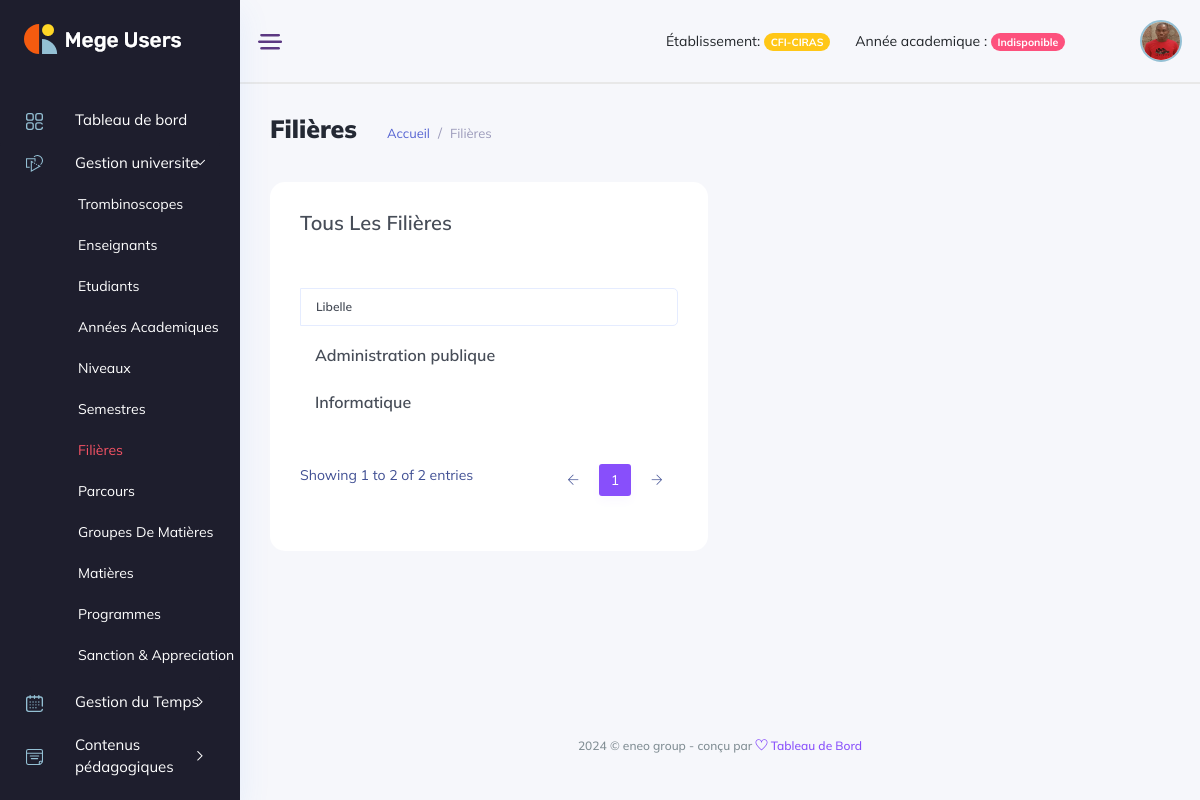
Screenshot of /manager_dashboard/gestion_universite/filières/ (signed in) with the database file from the repository.
### backend/models/user_account.py (models this page shows, shortened)
class User(AbstractBaseUser, PermissionsMixin):
    school = models.ForeignKey(Etablishment, on_delete=models.CASCADE, null=True, blank=True)
    username = models.CharField(max_length=255, unique=True,)
    student = models.OneToOneField(Student, unique=True, on_delete=models.SET_NULL, null=True, blank=True)
    teacher = models.OneToOneField(Teacher, unique=True, on_delete=models.SET_NULL, null=True, blank=True)
    management_profil = models.OneToOneField(ManagementProfil, unique=True, on_delete=models.CASCADE, null=True, blank=True)
    is_active = models.BooleanField(default=True)
    is_admin = models.BooleanField(default=False)
    is_admin_school = models.BooleanField(default=False)
    is_manager = models.BooleanField(default=False)
    is_accountant = models.BooleanField(default=False)
    is_student = models.BooleanField(default=False)
    is_teacher = models.BooleanField(default=False)
    created_at = models.DateTimeField(auto_now_add=True)
    updated_at = models.DateTimeField(auto_now=True)
    objects = UserManager()
    USERNAME_FIELD = 'username'

### backend/models/gestion_ecole.py (models this page shows, shortened)
class Etablishment(models.Model):
    name = models.CharField(max_length=120)
    tel = models.CharField(max_length=20)
    address = models.CharField(max_length=100)
    social_address = models.CharField(max_length=100, blank=True, null=True)
    email = models.EmailField(max_length=200, blank=True, null=True)
    bulletin_foot = models.CharField(max_length=50, blank=True, null=True)
    currency = models.CharField(max_length=50, choices=currencies, blank=True, null=True)
    système = models.CharField(max_length=50, choices=systemes, blank=True, null=True)
    status_fees = models.CharField(max_length=50, choices=statues, blank=True, null=True)
    subscription_fees = models.IntegerField(default=1000, blank=True, null=True)
    month = models.IntegerField(default=9, blank=True, null=True)
    re_registration_fees = models.IntegerField(default=800, blank=True, null=True)

class Sector(models.Model):
    title = models.CharField(max_length=50)
    school = models.ForeignKey(Etablishment, on_delete=models.CASCADE, null=True)
    created_at = models.DateTimeField(auto_now_add=True)
    updated_at = models.DateTimeField(auto_now=True)

### manager_dashboard/views/gestion_universite_view.py (called while the page is built)
    def dispatch(self,request, *args, **kwargs):
        if not request.user.is_authenticated:
            return redirect('backend:login')
        if request.user.is_manager or request.user.is_admin_school:
            return super().dispatch(request, *args, **kwargs)
        return redirect('backend:logout')

    def get(self, request, *args, **kwargs):
        form = SectorForm()
        context = {'sectors':Sector.objects.filter(school=request.user.school), 'form':form}
        return render(request, template_name=self.template, context=context)

### manager_dashboard/templates/manager_dashboard/gestion_universite/filieres.html (shortened to what this page needs)
{% extends '../base.html' %}
{% load static %}
{% block content %}
<div class="main_content_iner overly_inner ">
    <div class="container-fluid p-0 ">
        <div class="row">
            <div class="col-12">
                <div class="page_title_box d-flex flex-wrap align-items-center justify-content-between">
                    <div class="page_title_left d-flex align-items-center">
                        <h3 class="f_s_25 f_w_700 dark_text mr_30">Filières</h3>
                        <ol class="breadcrumb page_bradcam mb-0">
                            <li class="breadcrumb-item"><a class='text-primary' href='{% url "manager_dashboard:index" %}'>Accueil</a></li>
                            <li class="breadcrumb-item"><a href="">Filières</a></li>
                        </ol>
                    </div>
                </div>
            </div>
        </div>
        <div class="row">
            <div class="col-lg-6">
                <div class="white_card card_height_100 mb_30 pt-4">
                    <div class="white_card_body">
                        <div class="QA_section">
                            <div class="white_box_tittle list_header">
                                <h4>Tous Les Filières </h4>
                            </div>
                            <div class="QA_table mb_30">
                                <table class="table lms_table_active ">
                                    <thead>
                                        <tr>
                                            <th scope="col">Libelle</th>
                                        </tr>
                                    </thead>
                                    <tbody id="elementList">
                                        {% for sector in sectors %}
                                            <tr data-id="{{ sector.id }}">
                                                <td> <h6> {{sector.title }} <h6></td>
                                            </tr>
                                        {% endfor %}
                                    </tbody>
                                </table>
                            </div>
                        </div>
                    </div>
                </div>
            </div>
        </div>
    </div>
</div>
{% endblock content %}

### manager_dashboard/templates/manager_dashboard/base.html (shortened to what this page needs)
<!DOCTYPE html>
{% load static %}
<html lang="fr">
<head>
    <link rel="stylesheet" href="{% static 'css/bootstrap1.min.css' %}" />
    <link rel="stylesheet" href="{% static 'vendors/themefy_icon/themify-icons.css' %}" />
    <link rel="stylesheet" href="{% static 'vendors/niceselect/css/nice-select.css' %}" />
    <link rel="stylesheet" href="{% static 'vendors/owl_carousel/css/owl.carousel.css' %}" />
    <link rel="stylesheet" href="{% static 'vendors/gijgo/gijgo.min.css' %}" />
    <link rel="stylesheet" href="{% static 'vendors/font_awesome/css/all.min.css' %}" />
    <link rel="stylesheet" href="{% static 'vendors/tagsinput/tagsinput.css' %}" />
    <link rel="stylesheet" href="{% static 'vendors/datepicker/date-picker.css' %}" />
    <link rel="stylesheet" href="{% static 'vendors/vectormap-home/vectormap-2.0.2.css' %}" />
    <link rel="stylesheet" href="{% static 'vendors/scroll/scrollable.css' %}" />
    <link rel="stylesheet" href="{% static 'vendors/datatable/css/jquery.dataTables.min.css' %}" />
    <link rel="stylesheet" href="{% static 'vendors/datatable/css/responsive.dataTables.min.css' %}" />
    <link rel="stylesheet" href="{% static 'vendors/datatable/css/buttons.dataTables.min.css' %}" />
    <link rel="stylesheet" href="{% static 'vendors/text_editor/summernote-bs4.css' %}" />
    <link rel="stylesheet" href="{% static 'vendors/morris/morris.css' %}">
    <link rel="stylesheet" href="{% static 'vendors/material_icon/material-icons.css' %}" />
    <link rel="stylesheet" href="{% static 'css/metisMenu.css' %}">
    <link rel="stylesheet" href="{% static 'css/style1.css' %}" />
    <link rel="stylesheet" href="{% static 'css/colors/default.css' %}" id="colorSkinCSS">
</head>
<body class="crm_body_bg">
    <nav class="sidebar dark_sidebar">
        <div class="logo d-flex justify-content-between">
            <a class="large_logo" href="index-2.html"><img src="{% static 'img/logo_white.png' %}" alt></a>
        </div>
        <ul id="sidebar_menu">
            <li class>
                <a href='{% url "manager_dashboard:index" %}' aria-expanded="false">
                    <div class="nav_icon_small">
                    <img src="{% static 'img/menu-icon/dashboard.svg' %}" alt>
                    </div>
                    <div class="nav_title">
                        <span>Tableau de bord</span>
                    </div>
                </a>
            </li>
            <li class>
                <a class="has-arrow" href="#" aria-expanded="false">
                    <div class="nav_icon_small">
                        <img src="{% static 'img/menu-icon/16.svg' %}" alt>
                    </div>
                    <div class="nav_title">
                        <span>Gestion universite </span>
                    </div>
                </a>
                <ul>
                    <li><a href='{% url "manager_dashboard:trombinoscopes" %}'>Trombinoscopes</a></li>
                    <li><a href='{% url "manager_dashboard:teachers" %}'>Enseignants</a></li>
                    <li><a href='{% url "manager_dashboard:students" %}'>Etudiants</a></li>
                    <li><a href='{% url "manager_dashboard:years" %}'>Années academiques</a></li>
                    <li><a href='{% url "manager_dashboard:levels" %}'>Niveaux</a></li>
                    <li><a href='{% url "manager_dashboard:semesters" %}'>Semestres</a></li>
                    <li><a href='{% url "manager_dashboard:sectors" %}'>Filières</a></li>
                    <li><a href='{% url "manager_dashboard:careers" %}'>Parcours</a></li>
                    <li><a href='{% url "manager_dashboard:group_subjects" %}'>Groupes de Matières</a></li>
                    <li><a href='{% url "manager_dashboard:subjects" %}'>Matières</a></li>
                    <li><a href='{% url "manager_dashboard:programs" %}'>Programmes</a></li>
                    <li><a href='{% url "manager_dashboard:sanction_appreciations" %}'>Sanction & Appreciation</a></li>
                </ul>
            </li>
            <li class>
                <a class="has-arrow" href="#" aria-expanded="false">
                    <div class="nav_icon_small">
                        <img src="{% static 'img/menu-icon/15.svg' %}" alt>
                    </div>
                    <div class="nav_title">
                        <span>Gestion du Temps </span>
                    </div>
                </a>
            </li>
            <li class>
                <a class="has-arrow" href="#" aria-expanded="false">
                    <div class="nav_icon_small">
                        <img src="{% static 'img/menu-icon/11.svg' %}" alt>
                    </div>
                    <div class="nav_title">
                        <span>Contenus pédagogiques </span>
                    </div>
                </a>
            </li>
            <li class>
                <a class="has-arrow" href="#" aria-expanded="false">
                </a>
            </li>
        </ul>
    </nav>
    <section class="main_content dashboard_part large_header_bg">
        <div class="container-fluid g-0">
            <div class="row">
                <div class="col-lg-12 p-0 ">
                    <div class="header_iner d-flex justify-content-between align-items-center">
                        <div class="line_icon open_miniSide d-none d-lg-block">
                            <img src="{% static 'img/line_img.png' %}" alt>
                        </div>
                        <div class="header_right d-flex justify-content-between align-items-center">
                            <div class="header_notification_warp d-flex align-items-center">
                                <li style="margin-right: 25px;">
                                    Établissement: <span class="badge rounded-pill bg-warning">{{user.school.name}}</span>
                                </li>
                                <li style="margin-right: 25px;">
                                    Année academique :
                                    {% if request.session.academic_year %}
                                        {% with academic_year=request.session.academic_year %}
                                            <span class="badge rounded-pill bg-primary">{{request.session.academic_year}}</span>
                                        {% endwith %}
                                    {% else %}
                                        <span class="badge rounded-pill bg-danger">Indisponible</span>
                                    {%endif%}
                                </li>
                            </div>
                            <div class="profile_info">
                                <img src="{% static 'img/membre.jpg' %}" width="50" height="50" alt="#">
                            </div>
                        </div>
                    </div>
                </div>
            </div>
        </div>
        {% block content %}{% endblock %}
        <div class="footer_part">
            <div class="container-fluid">
                <div class="row">
                    <div class="col-lg-12">
                        <div class="footer_iner text-center">
                            <p>{% now "Y" %} © eneo group - conçu par <a href="#"> <i class="ti-heart"></i> </a><a href="#"> Tableau de Bord</a></p>
                        </div>
                    </div>
                </div>
            </div>
        </div>
    </section>
</body>
</html>

### elimu_universite/static/css/metisMenu.css (style rules this page uses)
.metismenu .has-arrow { position:relative }
.metismenu .has-arrow::after { position:absolute;content:'';transform:rotate(-90deg) translate(0,-50%);transform-origin:top;top:50%;transition:all .3s ease-out;right:40px;content:"\e64b";font-family:themify;color:#a5adc6;font-weight:600;font-size:14px }
.metismenu .mm-active>.has-arrow::after,.metismenu .has-arrow[aria-expanded=true]::after { transform:rotate(180deg) translate(0,-50%) }

### rows the page displays
User: school.name "CFI-CIRAS"
Sector: title "Informatique"
Sector: title "Administration publique"
